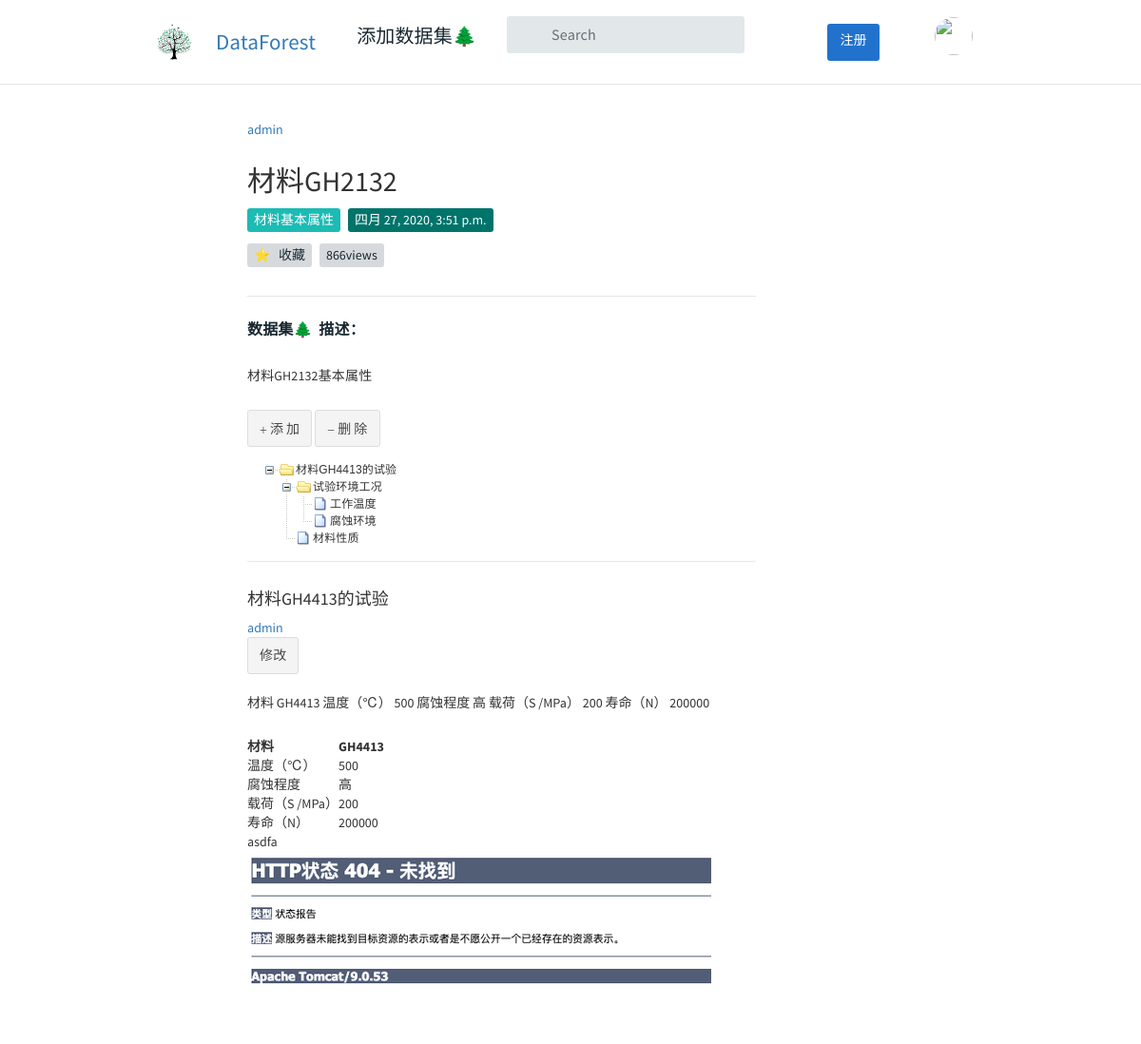
Screenshot of /tree/node/33/ (signed in) with the database file from the repository.
### QuestionApp/models.py (models this page shows, shortened)
class Question(models.Model):
    user = models.ForeignKey(User, verbose_name='提问者', related_name='questions', on_delete=models.CASCADE)
    questionTitle = models.CharField('问题标题', max_length=40, unique=True, blank=False)
    questionCategory = models.ForeignKey('CategoryApp.Category', verbose_name='板块名称', on_delete=models.CASCADE)
    questionDescription = models.TextField('详细描述')
    created = models.DateTimeField(default=timezone.now, verbose_name='发布日期')
    publishDate = models.DateTimeField(auto_now=True, verbose_name='更新日期')
    goodNum = models.IntegerField(default=0, verbose_name='赞数')
    badNum = models.IntegerField(default=0, verbose_name='反对数')
    grade = models.IntegerField(default=0, verbose_name='综合质量')
    collect = models.ManyToManyField(User, related_name='collect_question', verbose_name='收藏', blank=True)
    users_like = models.ManyToManyField(User, related_name="questions_like", blank=True)
    users_unlike = models.ManyToManyField(User, related_name="questions_unlike", blank=True)
    views = models.IntegerField(default=0, verbose_name="阅读次数")

### CategoryApp/models.py (models this page shows)
class Category(models.Model):
    name = models.CharField(max_length=20, unique=True, verbose_name='分组名称')
    number = models.IntegerField(unique=True, verbose_name='分组序号')
    def __str__(self):
        return self.name

### tree/models.py (models this page shows, shortened)
class Department(models.Model):
    name = models.CharField(max_length=128, unique=False, verbose_name='名称')
    parent = models.ForeignKey('self', on_delete=models.CASCADE, db_constraint=False,
                               null=True, blank=True, verbose_name='父部门')
    question = models.ForeignKey('QuestionApp.Question',related_name='department', on_delete=models.CASCADE, null=True, default=3, verbose_name='关联实验')
    class Meta:
        verbose_name = '树'
        verbose_name_plural = verbose_name #复数形式

class Node(models.Model):
    author = models.ForeignKey(User, related_name='nodes', verbose_name='回答者', on_delete=models.CASCADE)
    department = models.ForeignKey(Department, verbose_name='节点', related_name='node', on_delete=models.CASCADE)
    body =MDTextField('正文', default='')
    tags = models.ManyToManyField(Tag, verbose_name='标签', blank=True)
    class Meta:
        verbose_name = '节点'
        verbose_name_plural = verbose_name

### tree/views.py (the view)
# urls.py: path('node/<department_id>/', views.node_detail,name='node'),
def node_detail(request, department_id):
    department = Department.objects.get(id=department_id)
    user = request.user
    if not department.node.filter():
        nodedata = {"department": department, "author": user}
        Node.objects.create(**nodedata)
        pass
    node = department.node.get()
    _nodefile = department.file.filter()
    question_id = department.question_id
    question = Question.objects.get(id=question_id)
    md = markdown.Markdown(extensions=[
        'markdown.extensions.extra',
        'markdown.extensions.codehilite',
        'markdown.extensions.toc',
        TocExtension(slugify=slugify),
    ])
    node.body = md.convert(node.body)
    m = re.search(r'<div class="toc">\s*<ul>(.*)</ul>\s*</div>', md.toc, re.S)
    node.toc = m.group(1) if m is not None else ' '
    mList = Department.objects.filter(question_id=question_id)   #tree information
    _data = [
        {
            'id': x.id,
            'name': x.name,
            'pId': x.parent.id if x.parent else 0,
            'open': 1
        } for x in mList
    ]
    return render(request, 'question/content_node.html', context={'user': user, 'department': department, 'node': node,
                                                                  'question': question, 'data':_data, 'nodefile':_nodefile })

### AnswerApp/templatetags/markdown_extras.py (called while the page is built)
@register.filter()
@stringfilter
def markdown(value):
    return md.markdown(value, extensions=['markdown.extensions.fenced_code'])

### templates/question/content_node.html (shortened to what this page needs)
{% extends "question/content.html" %}
{% load markdown_extras %}
{% load static %}
{% block node %}
<h4>{{department.name}}</h4>
    <div class="entry-meta">
      <span class="post-author"><a href="#">{{ node.author }}</a></span>
    </div>
{% if user.is_superuser %}
<a href="modify/"><button class="btn btn-default ">修改</button></a>
{% endif %}
<article class=" post-{{ node.pk }}">
  <div class="entry-content clearfix">
    <br />
   {{ node.body|safe }}
  </div>
</article>
{% endblock node %}

### templates/question/content.html (shortened to what this page needs)
{% extends "./index_question.html" %}
{% load markdown_extras %}
{% load static %}
{% block content %}
<div class="col-sm-9">
    <div class="tt-single-topic-list">
        <div class="tt-item">
            <div class="tt-single-topic">
                <div class="tt-item-header">
                    <div class="tt-item-info info-top">
                        <div class="tt-avater-title">
                            <a href="#">{{ question.user }}</a>
                        </div>
                        <a href="#" class="tt-info-time">
                            <i class="tt-icon"><svg>
                                    <use xlink:href="#icon-time"></use>
                                </svg></i>{{timezone.now}}
                        </a>
                    </div>
                    <h1 class="tt-item-title">
                        <h2>{{ question.questionTitle }}</h2>
                    </h1>
                    <div class="tt-item-tag">
                        <ul class="tt-list-badge">
                            <li><a href="#"><span class="tt-color07 tt-badge">{{ question.questionCategory }}</span></a>
                            </li>
                            <li><a href="#"><span class="tt-color09 tt-badge">{{ question.created }}</span></a>
                            </li>
                        </ul>
                    </div>
                    <div class="tt-item-tag">
                        <ul class="tt-list-badge">
                            {% if question_collect %}
                            <li><a href="{% url 'question:cancel_collect_question' id=question.id action='取消收藏' %}">
                                    <span class="tt-badge">取消收藏</span></a></li>
                            {% else %}
                            <li><a href="{% url 'question:collect_question' id=question.id action='收藏' %}">
                                    <span class="tt-badge">⭐&nbsp;&nbsp;&nbsp;收藏</span></a></li>
                            {% endif %}
                         <li><a  href="#"><span class="tt-badge"> {{ question.views }}view{{ question.views|pluralize }}
                                    </span></a></li>
                        </ul>
                    </div>
                </div>
                <div class="tt-item-description">
                    <h6 class="tt-title">数据集🌲&nbsp;&nbsp;描述：</h6>
                    <p>{{ question.questionDescription | markdown | safe }}</p>
                    {% include 'tree/tree.html'  %}
                </div>
                {% block node %}{% endblock node %}
    </div>
</div>
{% endblock content %}

### rows the page displays
Question: user "admin", questionTitle "材料GH2132", questionCategory "材料基本属性", created "四月 27, 2020, 3:51 p.m.", views "866", questionDescription "材料GH2132基本属性"
Department: name "材料GH4413的试验"
Node: author "admin", body "材料 GH4413 温度（℃） 500 腐蚀程度 高 载荷（S /MPa） 200 寿命（N） 200000 材料 GH4413 温度（℃） 500 腐蚀程度 高 载荷（S /MPa） 200 寿命（N） 200000 asdfa", body (picture)
